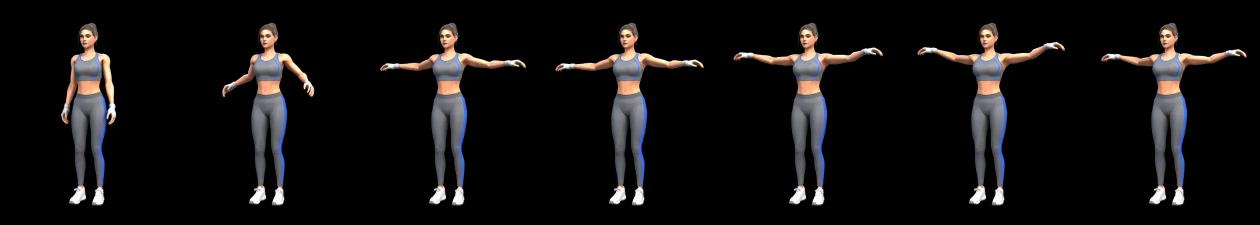
#> input picture app/src/main/assets/studies/coach_f/arm_circles_frames.webp, 2520 x 450 px (shown at 1/2 size)
$ python -i skin_cleanup.py   (imports and definitions only)
#> lines starting #> are read from the running program, lines starting #| are printed output that depends on the picture; after the words box and inside, x2 and y2 are one past the last pixel; in counts of white or black regions, pixels touching at a corner belong together
"""Remove painted white/pale highlight streaks from the skin in a generated texture (sRGB float arrays, H x W x 3).

The source texture paints glossy highlights as near-white strokes across arms and legs; under real lights they read
as stripes. Skin pixels are found by hue/saturation, the local skin colour is estimated by a masked blur, and pale,
desaturated pixels inside skin areas are replaced by that colour (feathered), keeping the darker muscle shading."""
import numpy as np
from scipy.ndimage import gaussian_filter


def _hsv(rgb):
    mx = rgb.max(-1)
    mn = rgb.min(-1)
    d = mx - mn
    s = np.where(mx > 1e-6, d / np.maximum(mx, 1e-6), 0)
    r, g, b = rgb[..., 0], rgb[..., 1], rgb[..., 2]
    h = np.zeros_like(mx)
    m = d > 1e-6
    rc = np.where(m, (mx - r) / np.maximum(d, 1e-6), 0)
    gc = np.where(m, (mx - g) / np.maximum(d, 1e-6), 0)
    bc = np.where(m, (mx - b) / np.maximum(d, 1e-6), 0)
    h = np.where(r == mx, bc - gc, np.where(g == mx, 2.0 + rc - bc, 4.0 + gc - rc))
    h = (h / 6.0) % 1.0
    return h, s, mx


def clean(rgb, sigma=None):
    H = rgb.shape[0]
    sigma = sigma or H / 512.0 * 3.0
    h, s, v = _hsv(rgb)
    skin = ((h > 0.015) & (h < 0.11) & (s > 0.42) & (v > 0.30)).astype(np.float32)
    wsum = gaussian_filter(skin, sigma)
    avg = np.stack([gaussian_filter(rgb[..., c] * skin, sigma) for c in range(3)], -1) / np.maximum(wsum, 1e-4)[..., None]
    lum = rgb @ np.array([0.299, 0.587, 0.114])
    alum = avg @ np.array([0.299, 0.587, 0.114])
    near = wsum > 0.15                                   # inside / right next to skin
    pale = (s < 0.55) & (lum > alum * 0.95)             # whitish, desaturated stroke
    bright = lum > alum * 1.22                           # overexposed highlight on skin
    streak = (near & (pale | bright) & (skin < 0.5)).astype(np.float32)
    streak = np.maximum(streak, (near & bright).astype(np.float32))
    a = np.clip(gaussian_filter(streak, 0.8) * 1.6, 0, 1)[..., None]
    out = rgb * (1 - a) + avg * a
    return np.clip(out, 0, 1), float(streak.mean())

>>> import cv2
>>> picture = cv2.imread('../../app/src/main/assets/studies/coach_f/arm_circles_frames.webp')
#> picture is the input picture: shape (450, 2520, 3); mean B, G, R 16.4, 16.4, 17.8
>>> result = clean(picture)
#> in _hsv, `s = np.where(mx > 1e-6, d / np.maximum(mx, 1e-6), 0)`:
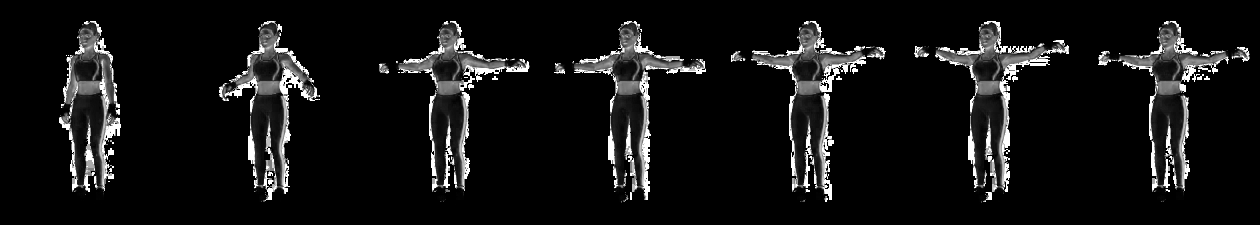
#> s: shape (450, 2520) float64 (shown at 1/2 size); min 0, max 1, mean 0.076
#> in _hsv, `m = d > 1e-6`:
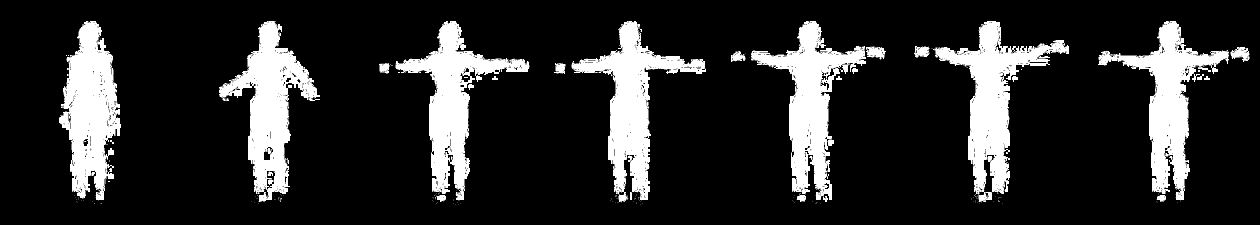
#> m: shape (450, 2520) bool (shown at 1/2 size); 17.3% white; 203 white regions (168 under 20 px), largest, box (x1, y1, x2, y2) and area: (1866, 42, 2138, 405) 28138, (1143, 42, 1412, 405) 27681, (438, 42, 640, 404) 27450
#> in _hsv, `gc = np.where(m, (mx - g) / np.maximum(d, 1e-6), 0)`:
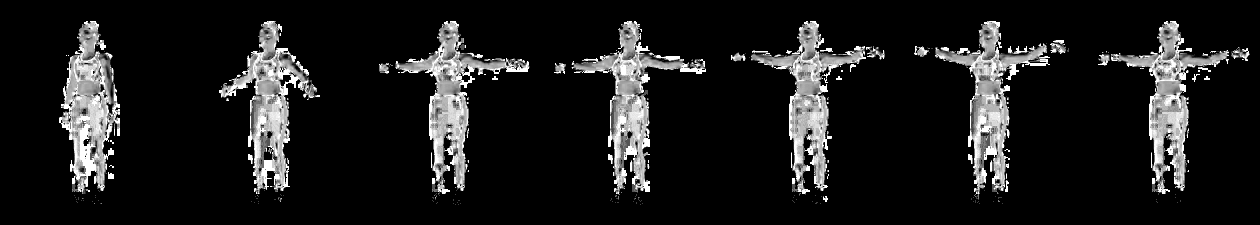
#> gc: shape (450, 2520) float64 (shown at 1/2 size); min 0, max 1, mean 0.111
#> in _hsv, `h = np.where(r == mx, bc - gc, np.where(g == mx, 2.0 + rc - bc, 4.0 + ..`:
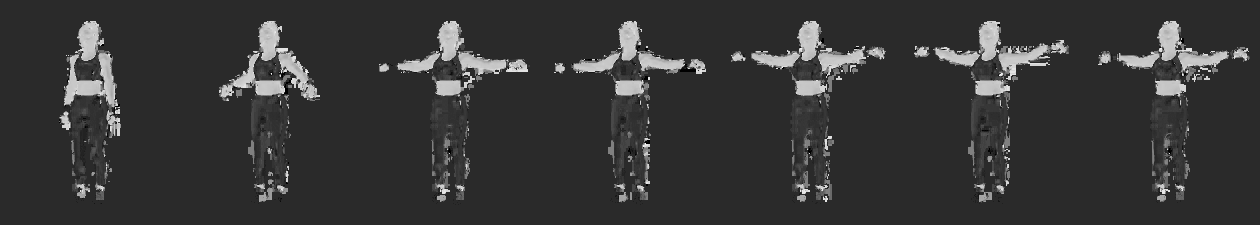
#> h: shape (450, 2520) float64 (shown at 1/2 size); min -1, max 4.97, mean 0.277; drawn with min black and max white
#> in _hsv, `h = (h / 6.0) % 1.0`:
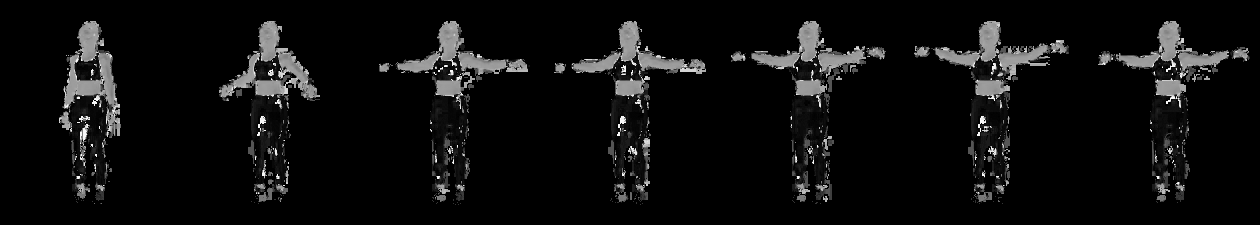
#> h: shape (450, 2520) float64 (shown at 1/2 size); min 0, max 0.997, mean 0.0554
#> in clean, `skin = ((h > 0.015) & (h < 0.11) & (s > 0.42) & (v > 0.30)).astype(np...`: skin: shape (450, 2520) float32; values 0 (black) and 1 (white), 1% white; 534 white regions (489 under 20 px), largest, box (x1, y1, x2, y2) and area: (558, 191, 578, 372) 1196, (918, 190, 936, 371) 1165, (2358, 191, 2377, 371) 1159
#> in clean, `near = wsum > 0.15`: near: shape (450, 2520) bool; 1.8% white; 103 white regions (38 under 20 px), largest, box (x1, y1, x2, y2) and area: (555, 190, 579, 373) 2284, (1995, 188, 2019, 372) 2268, (915, 189, 938, 372) 2256
#> in clean, `pale = (s < 0.55) & (lum > alum * 0.95)`: pale: shape (450, 2520) bool; 11.9% white; 499 white regions (452 under 20 px), largest, box (x1, y1, x2, y2) and area: (1835, 45, 2130, 418) 19103, (2202, 45, 2494, 418) 18876, (1467, 45, 1766, 418) 18854
#> in clean, `bright = lum > alum * 1.22`:
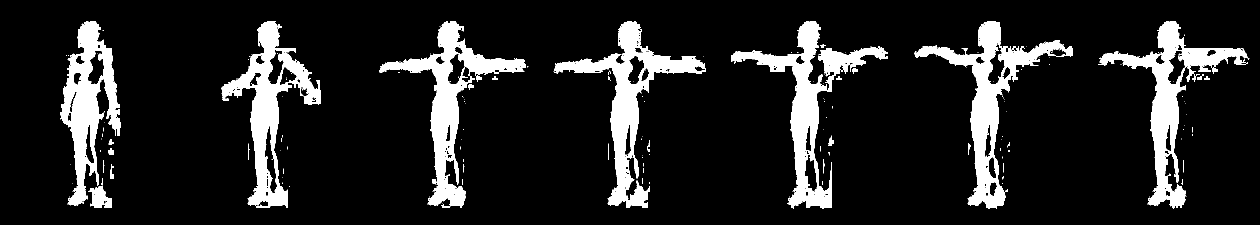
#> bright: shape (450, 2520) bool (shown at 1/2 size); 13.3% white; 275 white regions (235 under 20 px), largest, box (x1, y1, x2, y2) and area: (1462, 42, 1776, 418) 22273, (1828, 42, 2146, 418) 21923, (1107, 42, 1412, 416) 21834
#> in clean, `streak = (near & (pale | bright) & (skin < 0.5)).astype(np.float32)`: streak: shape (450, 2520) float32; values 0 (black) and 1 (white), 0.27% white in thin lines or dots, all inside (x1, y1, x2, y2) = (141, 98, 2369, 380)
#> in clean, `streak = np.maximum(streak, (near & bright).astype(np.float32))`:
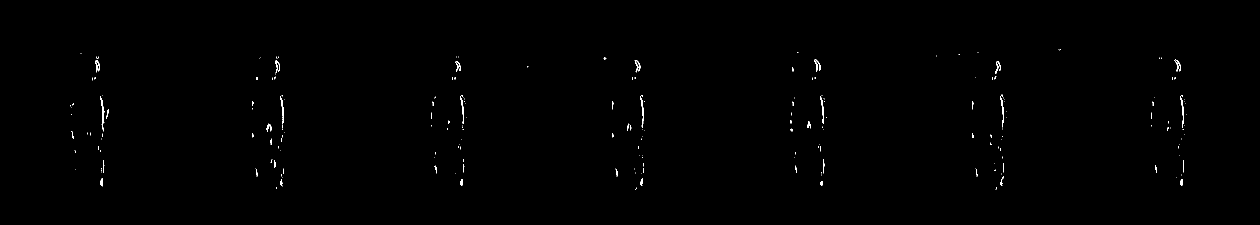
#> streak: shape (450, 2520) float32 (shown at 1/2 size); values 0 (black) and 1 (white), 0.33% white in thin lines or dots, all inside (x1, y1, x2, y2) = (141, 98, 2374, 380)
